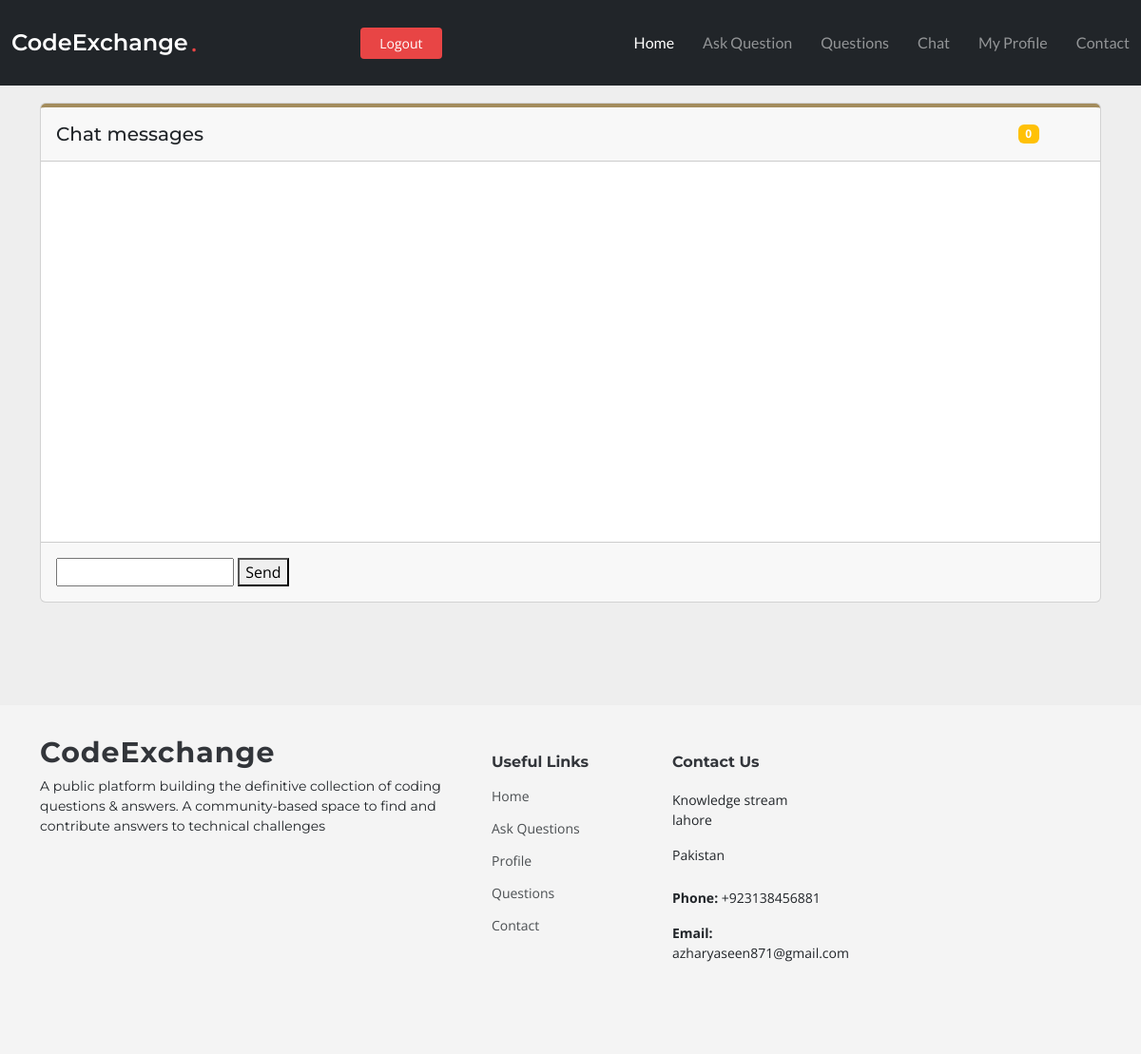
Page /chat_page/1 (signed in) on the earlier database version.
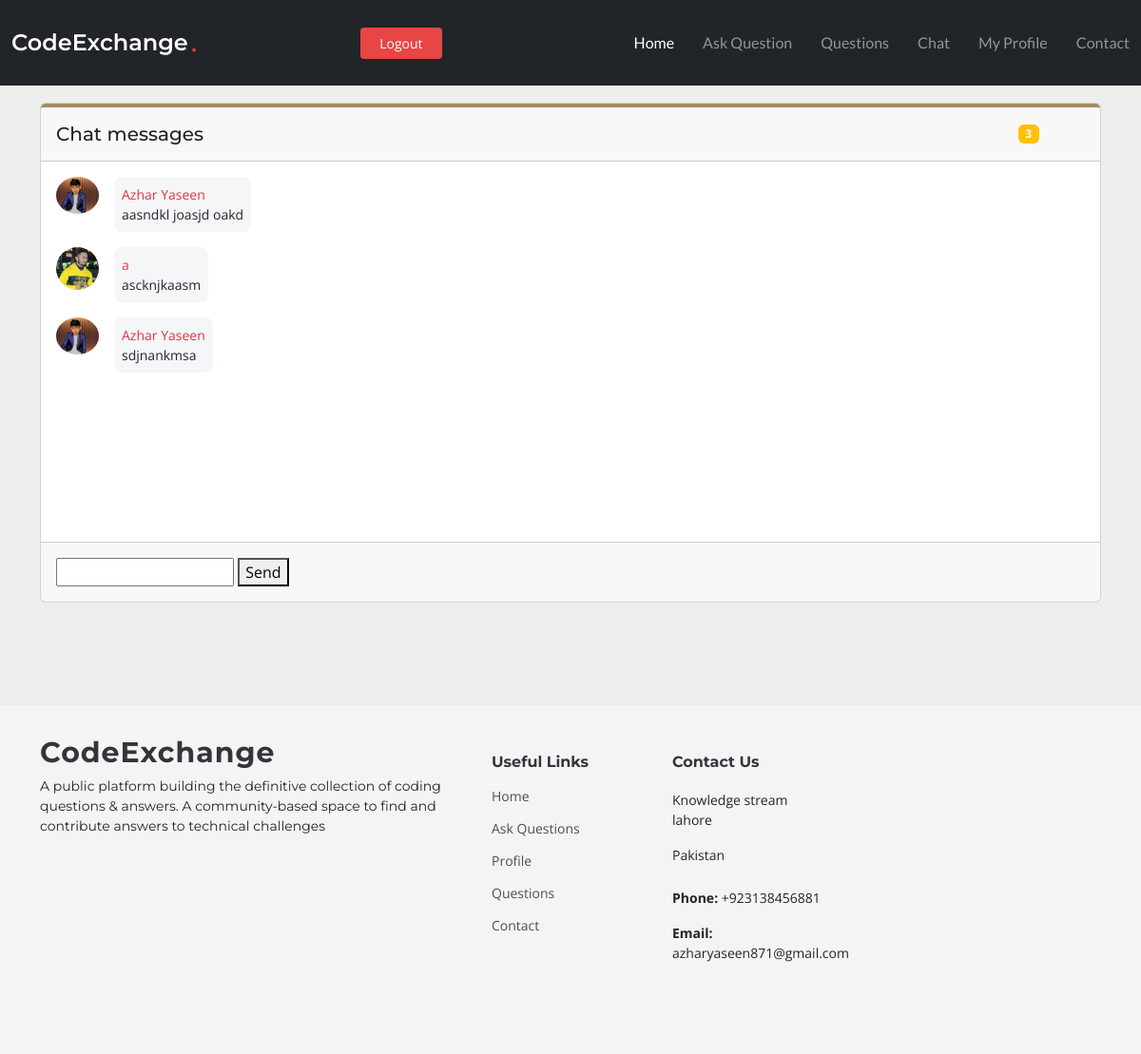
Same page on the later database version.
### app/models.py (models this page shows, shortened)
class Message(models.Model):
    room = models.ForeignKey(ChatRoom, on_delete=models.CASCADE)
    sender = models.ForeignKey(User, on_delete=models.CASCADE)
    content = models.TextField()
    timestamp = models.DateTimeField(auto_now_add=True)

class User_profile(models.Model):
    user = models.OneToOneField(User, related_name='profile', on_delete=models.CASCADE)
    bio = models.CharField(max_length=1000)
    city = models.CharField(max_length=1000, default="lahore")
    phone = models.IntegerField(null=True, blank=True)
    image = models.ImageField( default='default.jpg', upload_to='profile_pic' )
    date_created = models.DateTimeField(default=timezone.now)

### app/views.py (the view)
# urls.py: path('chat_page/<int:id>',views.chat_page,name='chat_page'),
@login_required(login_url='login')
def chat_page(request,id):
    user = request.user
    chat_messages = Message.objects.all()
    return render(request, "app/chat_page.html" ,{'chat_messages':chat_messages})

### app/templates/app/chat_page.html (shortened to what this page needs)
{% extends 'base.html' %}
{% block content %}
<section style="background-color: #eee;">
    <div class="container py-5">
      <div class="row d-flex justify-content-center">
        <div class="">
          <div class="card">
            <div class="card-header d-flex justify-content-between align-items-center p-3"
              style="border-top: 4px solid #a38c5d;">
              <h5 class="mb-0">Chat messages</h5>
              <div class="d-flex flex-row align-items-center">
                <span class="badge bg-warning me-3">{{ chat_messages|length }}</span>
              </div>
            </div>
            <div id="chat-messages" class="card-body" data-mdb-perfect-scrollbar="true" style="position: relative; height: 400px">
              {% for chat_messages in chat_messages %}
              <div class="d-flex flex-row justify-content-start">
                <img src="{{ chat_messages.sender.profile.image.url }}"
                  alt="avatar 1" style="width: 45px; height: 100%;border-radius:50%;">
                <div>
                  <p class="small p-2 ms-3 mb-3 rounded-3" style="background-color: #f5f6f7;"><span class="text-danger">{{ chat_messages.sender }}</span><br>{{ chat_messages.content }}</p>
                </div>
              </div>
              {% endfor %}
              </div>
            <div class="card-footer text-muted d-flex justify-content-start align-items-center p-3">
            <form id="message-form">
              <input type="text" id="message-input" autocomplete="off">
              <button type="submit">Send</button>
          </form>
            </div>
          </div>
        </div>
      </div>
    </div>
  </section>
{% endblock content %}

### templates/base.html (shortened to what this page needs)
{% load static %}
<!DOCTYPE html>
<html lang="en">
<head>
  <link rel="stylesheet" href="https://cdn.jsdelivr.net/npm/bootstrap@4.3.1/dist/css/bootstrap.min.css">
  <link href="{% static 'assets/vendor/bootstrap/css/bootstrap.min.css' %}" rel="stylesheet">
  <link href="{% static 'assets/vendor/bootstrap-icons/bootstrap-icons.css' %}" rel="stylesheet">
  <link href="{% static 'assets/vendor/glightbox/css/glightbox.min.css' %}" rel="stylesheet">
  <link href="{% static 'assets/vendor/swiper/swiper-bundle.min.css' %}" rel="stylesheet">
  <link href="{% static 'assets/vendor/aos/aos.css' %}" rel="stylesheet">
  <link href="{% static 'assets/css/main.css' %}" rel="stylesheet">
</head>
<body class="index-page" data-bs-spy="scroll" data-bs-target="#navmenu">
  <header id="header" class="header fixed-top d-flex align-items-center bg-dark">
    <div class="container-fluid d-flex align-items-center justify-content-between">
      <a href="{% url 'home' %}" class="logo d-flex align-items-center me-auto me-xl-0">
        <h1>CodeExchange</h1>
        <span>.</span>
      </a>
      <nav id="navmenu" class="navmenu">
        <ul>
          {% if user.is_authenticated %}
          <li><a href="{% url 'home' %}" class="active">Home</a></li>
          <li><a href="{% url 'ask_question' %}">Ask Question</a></li>
          <li><a href="{% url 'questions' %}">Questions</a></li>
          <li><a href="{% url 'chat' %}">Chat</a></li>
          <li><a href="{% url 'profile' user.id %}">My Profile</a></li>
          {% endif %}
          <li><a href="{% url 'contact' %}">Contact</a></li>
        </ul>
      </nav>
     {% if user.is_authenticated %}
      <a href="{% url 'logout' %}" class="btn-getstarted">Logout</a>
      {% endif %}
    </div>
  </header>
  <main id="main">
    {% block content %}
    {% endblock content %}
  </main>
  <footer id="footer" class="footer">
    <div class="container footer-top">
      <div class="row gy-4">
        <div class="col-lg-5 col-md-12 footer-about">
          <a href="{% url 'home' %}" class="logo d-flex align-items-center">
            <span>CodeExchange</span>
          </a>
          <p>A public platform building the definitive collection of coding questions & answers. A community-based space to find and contribute answers to technical challenges</p>
        </div>
        <div class="col-lg-2 col-6 footer-links">
          <h4>Useful Links</h4>
          <ul>
            <li><a href="{% url 'home' %}">Home</a></li>
            <li><a href="#">Ask Questions</a></li>
            <li><a href="#">Profile</a></li>
            <li><a href="#">Questions</a></li>
            <li><a href="#">Contact</a></li>
          </ul>
        </div>
        <div class="col-lg-2 col-6 footer-links">
          <h4>Contact Us</h4>
          <p>Knowledge stream lahore</p>
          <p>Pakistan</p>
          <p class="mt-4"><strong>Phone:</strong> <span>+923138456881</span></p>
          <p><strong>Email:</strong> <span>azharyaseen871@gmail.com</span></p>
        </div>
      </div>
    </div>
  </footer>
</body>
</html>

### static/assets/css/main.css (style rules this page uses)
:root { --font-default: "Open Sans", system-ui, -apple-system, "Segoe UI", Roboto, "Helvetica Neue", Arial, "Noto Sans", "Liberation Sans", sans-serif, "Apple Color Emoji", "Segoe UI Emoji", "Segoe UI Symbol", "Noto Color Emoji"; --font-primary: "Montserrat", sans-serif; --font-secondary: "Lato", sans-serif; }
:root { --color-default: #212529; --color-default-rgb: 33, 37, 41; --color-background: #ffffff; --color-background-rgb: 255, 255, 255; --color-primary: #e84545; --color-primary-rgb: 232, 69, 69; --color-secondary: #32353a; --color-secondary-rgb: 50, 53, 58; --color-box-background: #ffffff; --color-box-background-rgb: 255, 255, 255; --color-inverse: #ffffff; --color-inverse-rgb: 255, 255, 255; }
:root { --color-nav: #3a3939; --color-nav-hover: #e84545; --color-nav-dropdown: #3a3939; --color-nav-dropdown-hover: #e84545; --color-nav-dropdown-background: #ffffff; --color-nav-mobile-background: #ffffff; }
:root { scroll-behavior: smooth; }
body { color: var(--color-default); background-color: var(--color-background); font-family: var(--font-default); }
a { color: var(--color-primary); text-decoration: none; transition: 0.3s; }
h1, h2, h3, h4, h5, h6 { font-family: var(--font-primary); }
section { color: var(--color-default); background-color: var(--color-background); padding: 60px 0; overflow: clip; }
.header { --color-background: #ffffff; --color-inverse: #ffffff; color: var(--color-default); background-color: var(--color-background); padding: 15px 0; transition: all 0.5s; z-index: 997; }
.header .logo h1 { font-size: 24px; margin: 0; font-weight: 600; color: var(--color-secondary); }
.header .logo span { color: var(--color-primary); font-size: 24px; font-weight: 600; padding-left: 3px; }
.header .btn-getstarted, .header .btn-getstarted:focus { color: var(--color-inverse); background: var(--color-primary); font-size: 14px; padding: 8px 26px; margin: 0; border-radius: 4px; transition: 0.3s; }
@media (max-width: 1200px) { .header .logo { order: 1; } }
@media (max-width: 1200px) { .header .btn-getstarted { order: 2; margin: 0 15px 0 0; padding: 6px 20px; } }
@media (max-width: 1200px) { .header .navmenu { order: 3; } }
section { scroll-margin-top: 90px; }
.index-page .header { --color-background: rgba(255, 255, 255, 0); --color-secondary: #ffffff; --color-nav: rgba(255, 255, 255, 0.515); --color-nav-hover: #ffffff; }
@media (min-width: 1200px) { .navmenu { padding: 0; } }
@media (min-width: 1200px) { .navmenu ul { margin: 0; padding: 0; display: flex; list-style: none; align-items: center; } }
@media (min-width: 1200px) { .navmenu li { position: relative; } }
@media (min-width: 1200px) { .navmenu a, .navmenu a:focus { color: var(--color-nav); padding: 18px 15px; font-size: 16px; font-family: var(--font-secondary); font-weight: 400; display: flex; align-items: center; justify-content: space-between; white-space: nowrap; transition: 0.3s; } }
@media (min-width: 1200px) { .navmenu li:last-child a { padding-right: 0; } }
@media (min-width: 1200px) { .navmenu li:hover>a, .navmenu .active, .navmenu .active:focus { color: var(--color-nav-hover); } }
.footer { --color-background: #f4f4f4; --color-box-background: #eaeaea; color: var(--color-default); background-color: var(--color-background); font-size: 14px; padding-bottom: 50px; }
.footer .footer-top { padding-top: 50px; }
.footer .footer-about .logo { line-height: 0; margin-bottom: 25px; }
.footer .footer-about .logo span { color: var(--color-secondary); font-size: 30px; font-weight: 700; letter-spacing: 1px; font-family: var(--font-primary); }
.footer .footer-about p { font-size: 14px; font-family: var(--font-primary); }
.footer h4 { color: var(--color-secondary); font-size: 16px; font-weight: bold; position: relative; padding-bottom: 12px; }
.footer .footer-links { margin-bottom: 30px; }
.footer .footer-links ul { list-style: none; padding: 0; margin: 0; }
.footer .footer-links ul li { padding: 10px 0; display: flex; align-items: center; }
.footer .footer-links ul li:first-child { padding-top: 0; }
.footer .footer-links ul a { color: rgba(var(--color-default-rgb), 0.8); display: inline-block; line-height: 1; }

Differences in the rows shown:
added Message: sender.profile.image (picture), sender "Azhar Yaseen", content "aasndkl joasjd oakd"
added Message: sender.profile.image (picture), sender "a", content "ascknjkaasm"
added Message: sender.profile.image (picture), sender "Azhar Yaseen", content "sdjnankmsa"
Other differences:
{{ chat_messages|length }}: "0" → "3"
